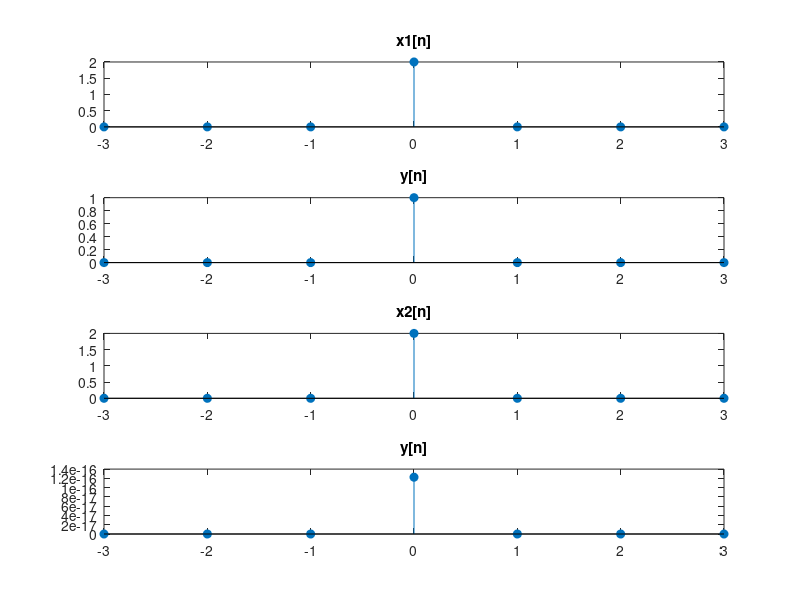

This chart was generated by the following MATLAB code:
n=[-3:3];
x1=[0 0 0 1 0 0 0];
x2=2*x1;
y1=sin((pi/2)*x1)
y2=sin((pi/2)*x2)
figure(1)
subplot(4,1,1), stem(n,x2,'filled')
title('x1[n]')
subplot(4,1,2), stem(n,y1,'filled')
title('y[n]')
subplot(4,1,3), stem(n,x2,'filled')
title('x2[n]')
subplot(4,1,4), stem(n,y2,'filled')
title('y[n]')